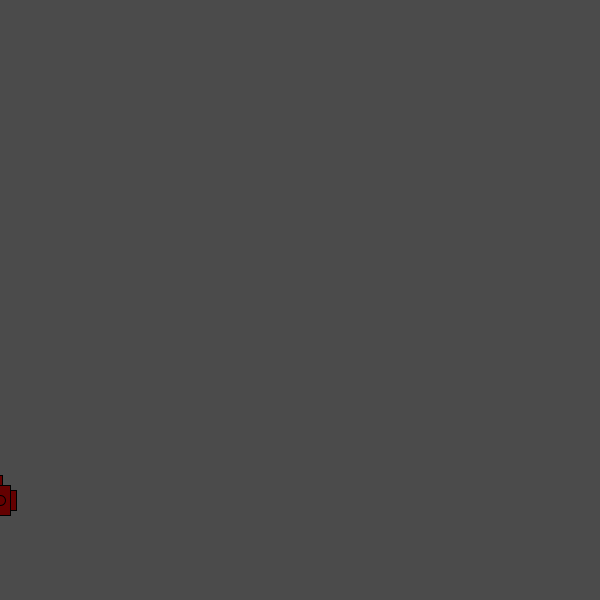
Frame 1 (no input)
Frame 60 (the mouse pressed at the canvas centre just before this capture): identical to frame 1, image omitted
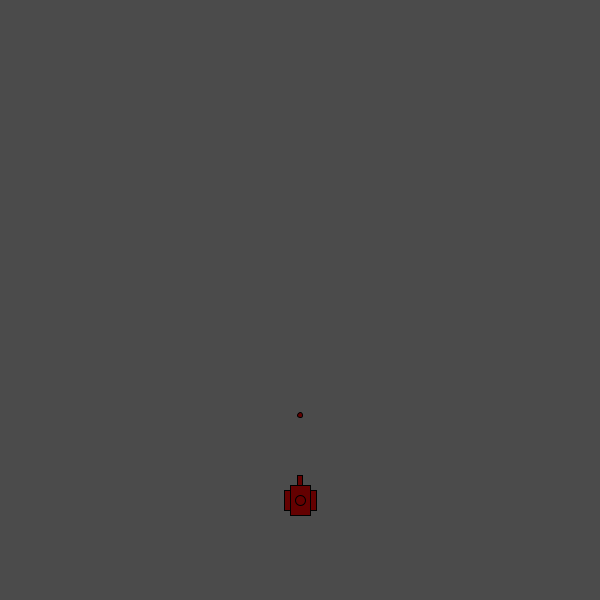
Frame 120 (the mouse held since frame 60 and released just before this capture)

The Processing sketch that drew these frames (run headless with seeded random() and noise(); from frame 60 on, the mouse is pressed at the canvas centre):

// Processing sketch: processing_68080
// ── processing_68080.pde

// Tank Sketch using Object Oriented Programming
// Whim of ImagineN4tion

int i = 0;
Tank tank1;
Bullet bullet1;
int mpress = 0;


void setup(){
  size(600,600);
  fill(100,0,0);
}

void draw(){
  // Initialize tank1 object
  tank1 = new Tank(color(0,255,0), mouseX);
  background(75);
  tank1.display();
  if (mpress != 0) {
    bullet1.trajectory();
    bullet1.display();
  }
}

void mousePressed (){
  bullet1 = new Bullet(mouseX, 475);
//    bullet(i).trajectory();
//    bullet(i).display();
    mpress = mpress + 1;
}

//Create Bullet Class
class Bullet{
  float xpos;
  float ypos;
  
  Bullet(float tempXpos, float tempYpos){
    xpos = tempXpos;
    ypos = tempYpos;
  }
  
  void trajectory(){
    ypos = ypos - 1;
    if (ypos <= 5){
      ypos = 5;
      mpress = 0;
    }
  }
  
  void display(){
    ellipse(xpos,ypos,5,5);
  }
}

   

//Create Tank Class
class Tank{
  color c;
  float pos;
  
  Tank(color tempC, float tempPos){
    c = tempC;
    pos = tempPos;
  }
  
  void display(){
    rectMode(CENTER);
    rect(pos,500,20,30);
    rect(pos,480,5,10);
    rect(pos-13,500,6,20);
    rect(pos+13,500,6,20);
    ellipse(pos,500,10,10);
  }
}
